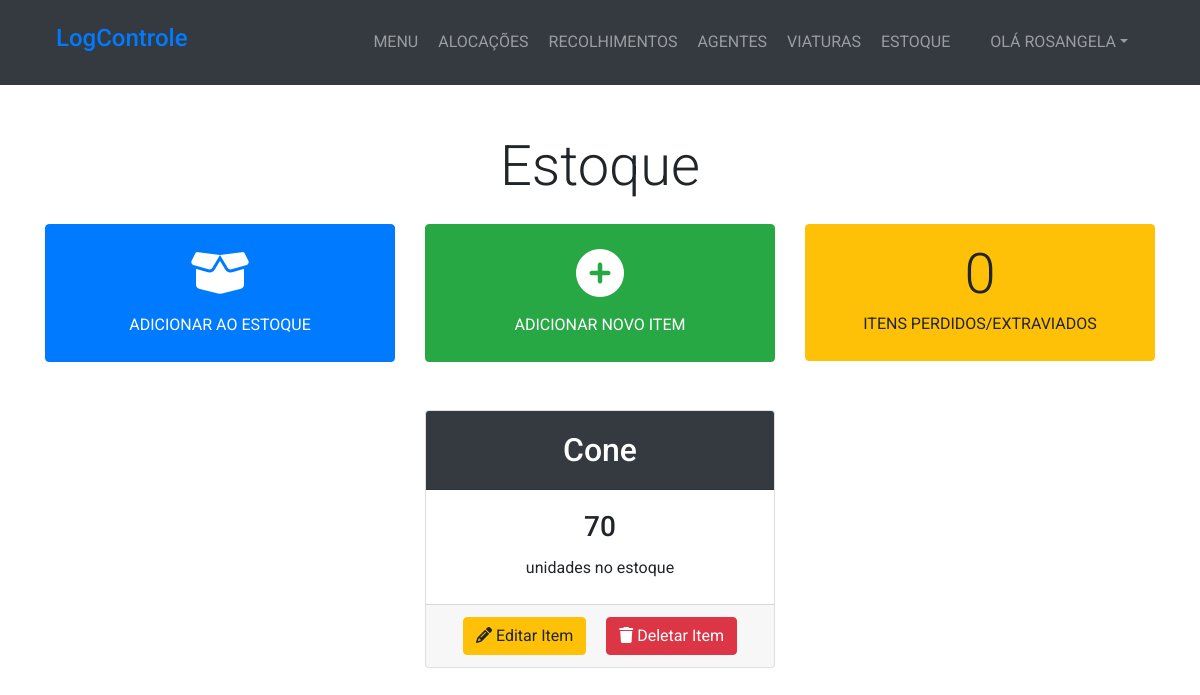
The page /estoque/ on the database as committed earlier.
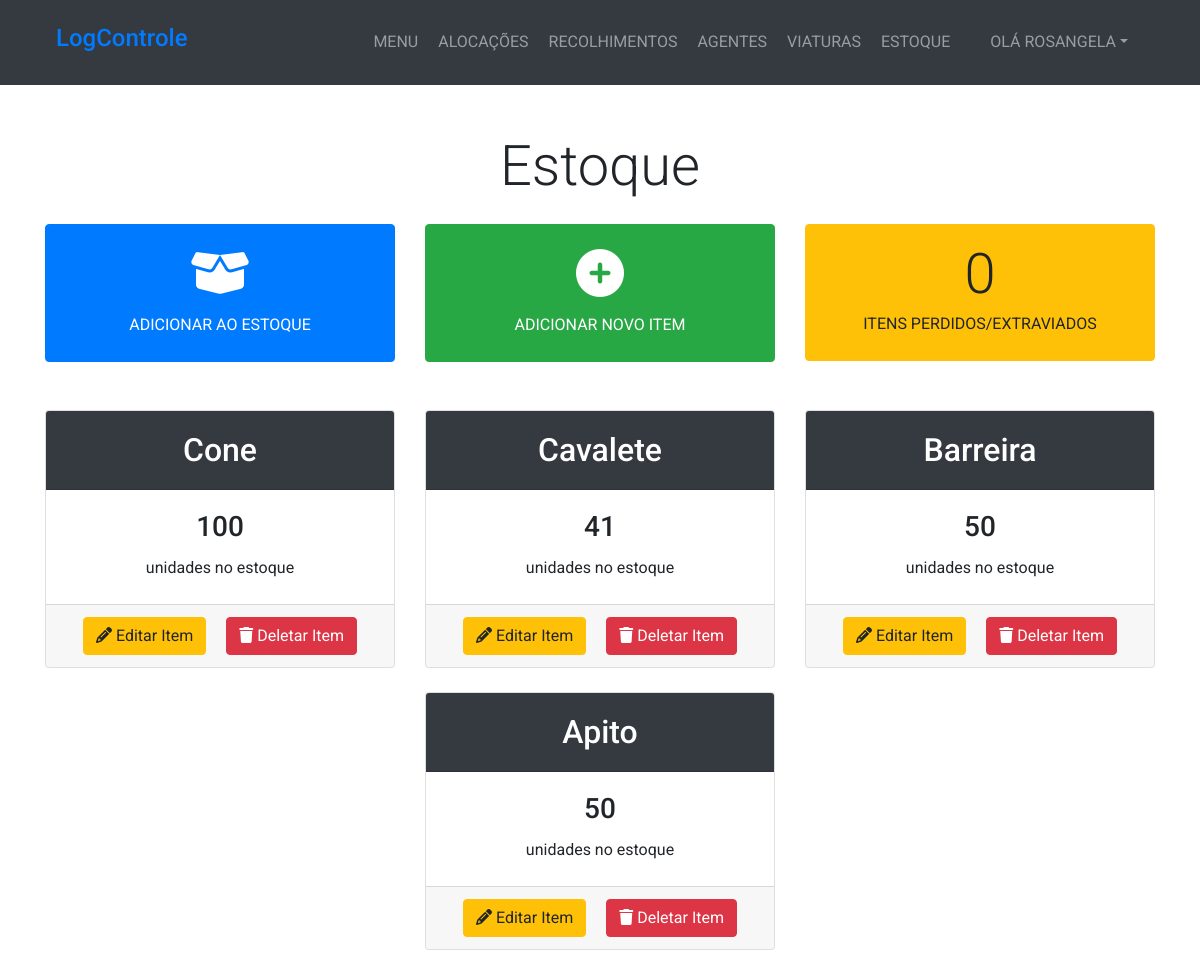
The same page on the database as committed later.
### management/models.py (models this page shows, shortened)
class Estoque(models.Model):
    item = models.ForeignKey(Item, on_delete=models.PROTECT)
    quantidade = models.IntegerField()

class Item(models.Model):
    nome = models.CharField(max_length=100)

### management/views.py (the view)
# urls.py: path('estoque/', views.menuestoque, name="menuestoque"),
def menuestoque(request):
    itensestoque = Estoque.objects.all()
    itensperdidoextraviado = ItemPerdidoExtraviado.objects.all()
    return render(request, 'management/menuestoque.html', {'itensestoque':itensestoque, 'itensperdidoextraviado':itensperdidoextraviado})

### management/templates/management/menuestoque.html (shortened to what this page needs)
{% extends 'management/base.html' %}
{% block content %}
  <section class="py-5">
    <div class="container">
      <h1 class="display-4 text-center">Estoque</h1>
      <div class="row justify-content-center mt-4">
        <div class="col-lg-4">
          <a href="{% url 'adicionarestoque' %}" class="btn btn-primary btn-block py-4 px-5">
            <i class="fas fa-box-open fa-3x mb-3"></i><br> ADICIONAR AO ESTOQUE
          </a>
        </div>
        <div class="col-lg-4">
          <a href="{% url 'cadastraritem' %}" class="btn btn-success btn-block py-4 px-5">
            <i class="fas fa-plus-circle fa-3x mb-3"></i><br> ADICIONAR NOVO ITEM
          </a>
        </div>
        <div class="col-lg-4">
          <a href="#" class="btn btn-warning btn-block py-3 px-4">
            <h2 class="display-4 mb-1">{{ itensperdidoextraviado.count }}</h2>
            <p class="mb-2">ITENS PERDIDOS/EXTRAVIADOS</p>
          </a>
        </div>
      </div>
      <div class="row justify-content-center mt-5">
        {% for itemestoque in itensestoque %}
          <div class="col-lg-4">
            <div class="card mb-4">
              <div class="card-header text-center bg-dark text-white">
                <h2 class="my-2">{{ itemestoque.item.nome }}</h2>
              </div>
              <div class="card-body text-center">
                <div class="card-title">
                  <h3 class="display-5">{{ itemestoque.quantidade }}</h3>
                </div>
                <p class="mb-1">unidades no estoque</p>
              </div>
              <div class="card-footer text-center">
                <a href="{% url 'editaritem' itemestoque.id %}" class="btn btn-warning mr-3"><i class="fas fa-pencil-alt"></i> Editar Item</a>
                <button class="btn btn-danger" data-toggle="modal" data-target="#my-modal"><i class="fas fa-trash"></i> Deletar Item</button>
              </div>
            </div>
          </div>
        {% endfor %}
      </div>
    </div>
  </section>
{% endblock %}

### management/templates/management/base.html (shortened to what this page needs)
<!DOCTYPE html>
<html lang="pt-br" dir="ltr">
  <head>
    <link
      rel="stylesheet"
      href="https://stackpath.bootstrapcdn.com/bootstrap/4.5.0/css/bootstrap.min.css"
    />
    <link rel="stylesheet" href="../../static/management/css/style.css">
    <link rel="stylesheet" href="../../static/management/css/bootstrap-datepicker.css">
  </head>
  <body>
    <nav class="navbar navbar-expand-lg bg-dark navbar-dark py-3" id="main-nav">
      <a href="{% url 'home' %}" class="nav-link ml-4"><h4>LogControle</h4></a>
      <div class="collapse navbar-collapse" id="navbarCollapse">
        <ul class="navbar-nav ml-auto">
          <li class="nav-item">
            <a href="{% url 'home' %}" class="nav-link ml-1">MENU</a>
          </li>
          <li class="nav-item">
            <a href="#" class="nav-link ml-1">ALOCAÇÕES</a>
          </li>
          <li class="nav-item">
            <a href="#" class="nav-link ml-1">RECOLHIMENTOS</a>
          </li>
          <li class="nav-item">
            <a href="#" class="nav-link ml-1">AGENTES</a>
          </li>
          <li class="nav-item">
            <a href="#" class="nav-link ml-1">VIATURAS</a>
          </li>
          <li class="nav-item">
            <a href="{% url 'menuestoque' %}" class="nav-link ml-1">ESTOQUE</a>
          </li>
          <li class="nav-item dropdown ml-4 mr-5">
            <a href="#" class="nav-link dropdown-toggle" data-toggle="dropdown" aria-expanded="false">OLÁ ROSANGELA</a>
          </li>
        </ul>
      </div>
    </nav>
    {% block content %} {% endblock %}
  </body>
</html>

### management/static/management/css/style.css (style rules this page uses)
body { font-family: 'Roboto', Arial; }

Rows that differ between the two databases and show on the page:
changed Estoque "Cone": quantidade "70" → "100"
added Estoque: item.nome "Cavalete", quantidade "41"
added Estoque: item.nome "Barreira", quantidade "50"
added Estoque: item.nome "Apito", quantidade "50"
